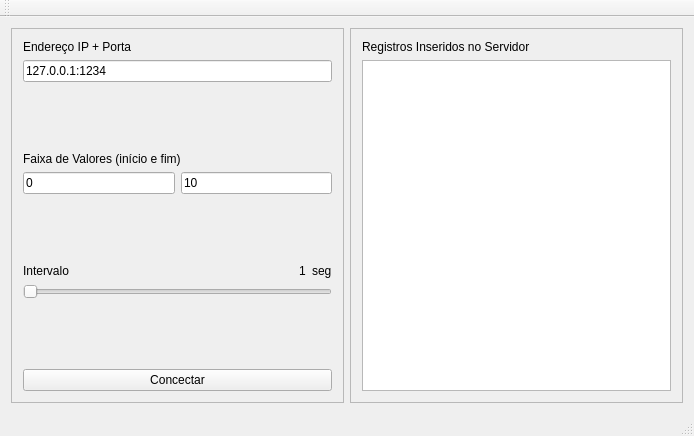
<?xml version="1.0" encoding="UTF-8"?>
<ui version="4.0">
 <class>MainWindow</class>
 <widget class="QMainWindow" name="MainWindow">
  <property name="geometry">
   <rect>
    <x>0</x>
    <y>0</y>
    <width>694</width>
    <height>436</height>
   </rect>
  </property>
  <property name="windowTitle">
   <string>QTDataProducer</string>
  </property>
  <widget class="QWidget" name="centralWidget">
   <layout class="QHBoxLayout" name="horizontalLayout_3">
    <item>
     <widget class="QFrame" name="frame">
      <property name="frameShape">
       <enum>QFrame::StyledPanel</enum>
      </property>
      <property name="frameShadow">
       <enum>QFrame::Raised</enum>
      </property>
      <layout class="QVBoxLayout" name="verticalLayout_4" stretch="0,0,0,0,0,0,0">
       <item>
        <layout class="QVBoxLayout" name="verticalLayout">
         <item>
          <widget class="QLabel" name="label">
           <property name="text">
            <string>Endereço IP + Porta</string>
           </property>
          </widget>
         </item>
         <item>
          <widget class="QLineEdit" name="lineEditIPPorta">
           <property name="text">
            <string>127.0.0.1:1234</string>
           </property>
          </widget>
         </item>
        </layout>
       </item>
       <item>
        <spacer name="verticalSpacer">
         <property name="orientation">
          <enum>Qt::Vertical</enum>
         </property>
         <property name="sizeHint" stdset="0">
          <size>
           <width>20</width>
           <height>13</height>
          </size>
         </property>
        </spacer>
       </item>
       <item>
        <layout class="QVBoxLayout" name="verticalLayout_2">
         <item>
          <widget class="QLabel" name="label_2">
           <property name="text">
            <string>Faixa de Valores (início e fim)</string>
           </property>
          </widget>
         </item>
         <item>
          <layout class="QHBoxLayout" name="horizontalLayout">
           <item>
            <widget class="QLineEdit" name="lineEditFaixaInicio">
             <property name="text">
              <string>0</string>
             </property>
            </widget>
           </item>
           <item>
            <widget class="QLineEdit" name="lineEditFaixaFim">
             <property name="text">
              <string>10</string>
             </property>
            </widget>
           </item>
          </layout>
         </item>
        </layout>
       </item>
       <item>
        <spacer name="verticalSpacer_2">
         <property name="orientation">
          <enum>Qt::Vertical</enum>
         </property>
         <property name="sizeHint" stdset="0">
          <size>
           <width>20</width>
           <height>13</height>
          </size>
         </property>
        </spacer>
       </item>
       <item>
        <layout class="QVBoxLayout" name="verticalLayout_3">
         <item>
          <layout class="QHBoxLayout" name="horizontalLayout_2" stretch="100,0,0">
           <item>
            <widget class="QLabel" name="label_3">
             <property name="text">
              <string>Intervalo</string>
             </property>
            </widget>
           </item>
           <item>
            <widget class="QLabel" name="label_6">
             <property name="text">
              <string>1</string>
             </property>
            </widget>
           </item>
           <item>
            <widget class="QLabel" name="label_4">
             <property name="text">
              <string>seg</string>
             </property>
            </widget>
           </item>
          </layout>
         </item>
         <item>
          <widget class="QSlider" name="horizontalSliderIntervalo">
           <property name="minimum">
            <number>1</number>
           </property>
           <property name="maximum">
            <number>60</number>
           </property>
           <property name="orientation">
            <enum>Qt::Horizontal</enum>
           </property>
           <property name="tickInterval">
            <number>0</number>
           </property>
          </widget>
         </item>
        </layout>
       </item>
       <item>
        <spacer name="verticalSpacer_3">
         <property name="orientation">
          <enum>Qt::Vertical</enum>
         </property>
         <property name="sizeHint" stdset="0">
          <size>
           <width>20</width>
           <height>13</height>
          </size>
         </property>
        </spacer>
       </item>
       <item>
        <widget class="QPushButton" name="pushButtonConectar">
         <property name="text">
          <string>Concectar</string>
         </property>
         <property name="checkable">
          <bool>true</bool>
         </property>
        </widget>
       </item>
      </layout>
     </widget>
    </item>
    <item>
     <widget class="QFrame" name="frame_2">
      <property name="frameShape">
       <enum>QFrame::StyledPanel</enum>
      </property>
      <property name="frameShadow">
       <enum>QFrame::Raised</enum>
      </property>
      <layout class="QVBoxLayout" name="verticalLayout_6">
       <item>
        <layout class="QVBoxLayout" name="verticalLayout_5">
         <item>
          <widget class="QLabel" name="label_5">
           <property name="text">
            <string>Registros Inseridos no Servidor</string>
           </property>
          </widget>
         </item>
         <item>
          <widget class="QListView" name="listViewRegistros"/>
         </item>
        </layout>
       </item>
      </layout>
      <zorder></zorder>
     </widget>
    </item>
   </layout>
  </widget>
  <widget class="QMenuBar" name="menuBar">
   <property name="geometry">
    <rect>
     <x>0</x>
     <y>0</y>
     <width>694</width>
     <height>25</height>
    </rect>
   </property>
  </widget>
  <widget class="QToolBar" name="mainToolBar">
   <attribute name="toolBarArea">
    <enum>TopToolBarArea</enum>
   </attribute>
   <attribute name="toolBarBreak">
    <bool>false</bool>
   </attribute>
  </widget>
  <widget class="QStatusBar" name="statusBar"/>
 </widget>
 <layoutdefault spacing="6" margin="11"/>
 <resources/>
 <connections>
  <connection>
   <sender>horizontalSliderIntervalo</sender>
   <signal>valueChanged(int)</signal>
   <receiver>label_6</receiver>
   <slot>setNum(int)</slot>
   <hints>
    <hint type="sourcelabel">
     <x>139</x>
     <y>316</y>
    </hint>
    <hint type="destinationlabel">
     <x>297</x>
     <y>272</y>
    </hint>
   </hints>
  </connection>
  <connection>
   <sender>pushButtonConectar</sender>
   <signal>clicked(bool)</signal>
   <receiver>MainWindow</receiver>
   <slot>conectarServidor(bool)</slot>
   <hints>
    <hint type="sourcelabel">
     <x>240</x>
     <y>394</y>
    </hint>
    <hint type="destinationlabel">
     <x>430</x>
     <y>309</y>
    </hint>
   </hints>
  </connection>
 </connections>
 <slots>
  <slot>conectarServidor(bool)</slot>
 </slots>
</ui>
